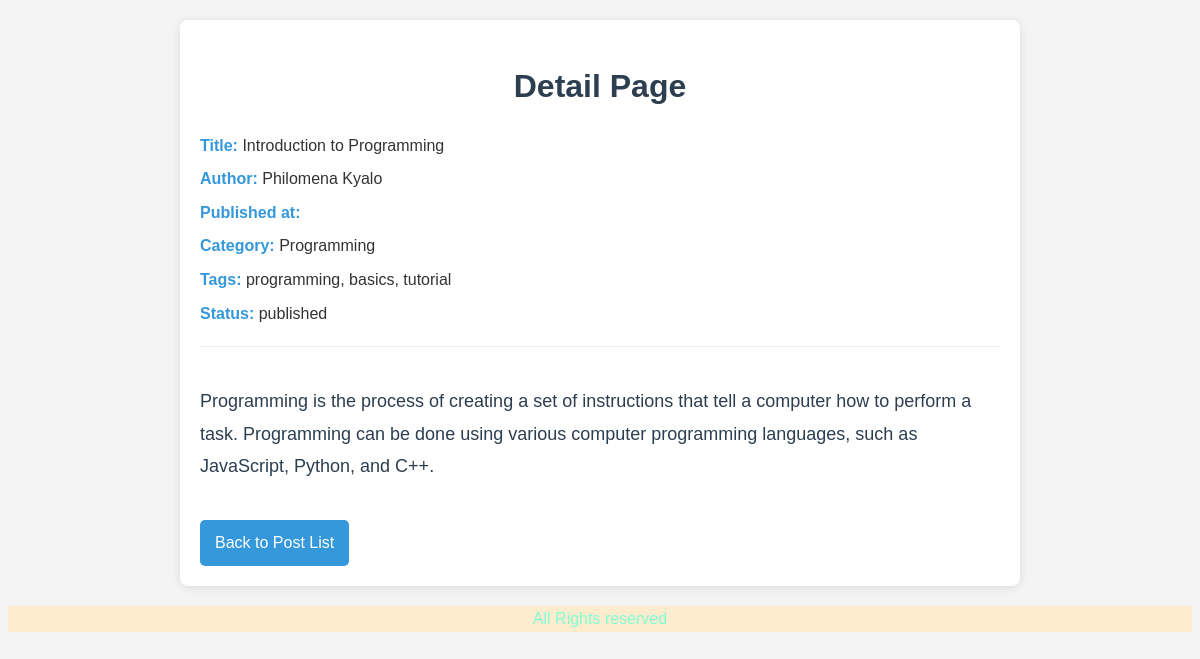
The page /blog/detail/1/ on the database its author committed.
### blog/models.py (models this page shows, shortened)
class Post(models.Model):
    title = models.CharField(max_length=200)
    author = models.CharField(max_length=100)
    content = models.TextField()
    date_created = models.DateTimeField(default=timezone.now, blank=True)
    category = models.CharField(max_length=100, blank=True)
    tags = models.CharField(max_length=200, blank=True)
    status = models.CharField(max_length=10, choices=[('draft', 'Draft'), ('published', 'Published')], default='draft')

### blog/views.py (the view)
# urls.py: path('detail/<int:id>/', views.post_detail, name='detail'),
def post_detail(request, id):
    post = get_object_or_404(Post, id=id)
    title = 'Detail'
    context = {
        'post':post,
        'title':title
    }
    return render(request, 'detail.html', context)

### blog/templates/detail.html
{% extends 'base.html' %} {% block content %}
<div class="post-detail-container">
  <h1 class="post-detail-title">Detail Page</h1>
  <div class="post-meta">
    <p><strong>Title:</strong> {{ post.title }}</p>
    <p><strong>Author:</strong> {{ post.author }}</p>
    <p><strong>Published at:</strong> {{ post.published_at }}</p>
    <p><strong>Category:</strong> {{ post.category }}</p>
    <p><strong>Tags:</strong> {{ post.tags }}</p>
    <p><strong>Status:</strong> {{ post.status }}</p>
  </div>
  <div class="post-content">
    <p>{{ post.content }}</p>
  </div>
  <a href="{% url 'list' %}" class="back-link">Back to Post List</a>
</div>
{% endblock content %}

### static/css/style.css (style rules this page uses)
body { font-family: "Arial", sans-serif; line-height: 1.6; background-color: #f4f4f4; color: #333; }
.post-detail-container { max-width: 800px; margin: 20px auto; background-color: #fff; padding: 20px; border-radius: 8px; box-shadow: 0 2px 10px rgba(0, 0, 0, 0.1); }
.post-detail-title { font-size: 32px; color: #2c3e50; margin-bottom: 20px; text-align: center; }
.post-meta p { margin: 8px 0; font-size: 16px; }
.post-meta p strong { color: #3498db; }
.post-content { margin-top: 20px; font-size: 18px; line-height: 1.8; color: #2c3e50; border-top: 1px solid #eee; padding-top: 20px; }
.back-link { display: inline-block; margin-top: 20px; padding: 10px 15px; background-color: #3498db; color: #fff; text-decoration: none; border-radius: 5px; transition: background-color 0.3s ease; }

### rows shown on the page
Post: title "Introduction to Programming", author "Philomena Kyalo", category "Programming", tags "programming, basics, tutorial", status "published", content "Programming is the process of creating a set of instructions that tell a computer how to perform a task. Programming can be done using various computer programming languages, such as JavaScript, Python, and C++."
